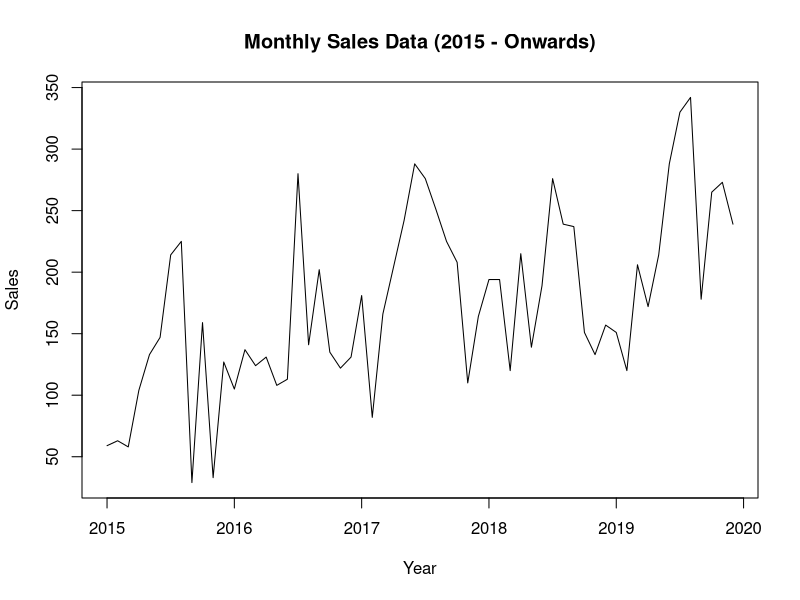

This figure's R source:
# Import Data
sales_ds <- read.csv("Sales.csv")
View(sales_ds)

## Time Plot: Sales
data_frame <- ts(sales_ds[,2], frequency = 12, start = c(2015,1))
plot(data_frame, ylab="Sales", xlab="Year", main="Monthly Sales Data (2015 - Onwards)")

# Split Train Test 70%
# Train/Test Split
train <- head(data_frame, round(length(data_frame) * 0.70))
h <- length(data_frame) - length(train)
test <- tail(data_frame, h)

train <- ts(train, frequency = 12, start = start(data_frame))
test  <- ts(test, frequency = 12, start = c(2018, 7))
